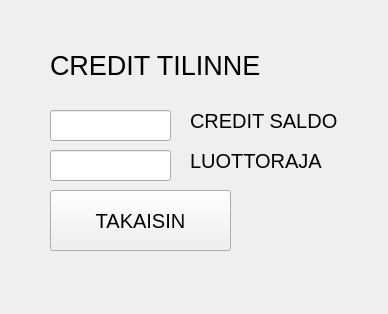
<?xml version="1.0" encoding="UTF-8"?>
<ui version="4.0">
 <class>Credit</class>
 <widget class="QWidget" name="Credit">
  <property name="geometry">
   <rect>
    <x>0</x>
    <y>0</y>
    <width>388</width>
    <height>314</height>
   </rect>
  </property>
  <property name="windowTitle">
   <string>Form</string>
  </property>
  <widget class="QLabel" name="CR_label_otsikko">
   <property name="geometry">
    <rect>
     <x>50</x>
     <y>20</y>
     <width>231</width>
     <height>91</height>
    </rect>
   </property>
   <property name="font">
    <font>
     <pointsize>20</pointsize>
    </font>
   </property>
   <property name="text">
    <string>CREDIT TILINNE</string>
   </property>
  </widget>
  <widget class="QLineEdit" name="CR_line_saldo">
   <property name="geometry">
    <rect>
     <x>50</x>
     <y>110</y>
     <width>121</width>
     <height>31</height>
    </rect>
   </property>
  </widget>
  <widget class="QLineEdit" name="CR_line_luottoraja">
   <property name="geometry">
    <rect>
     <x>50</x>
     <y>150</y>
     <width>121</width>
     <height>31</height>
    </rect>
   </property>
  </widget>
  <widget class="QLabel" name="CR_label_saldo">
   <property name="geometry">
    <rect>
     <x>190</x>
     <y>110</y>
     <width>161</width>
     <height>21</height>
    </rect>
   </property>
   <property name="font">
    <font>
     <pointsize>15</pointsize>
    </font>
   </property>
   <property name="text">
    <string>CREDIT SALDO</string>
   </property>
  </widget>
  <widget class="QLabel" name="CR_label_luottoraja">
   <property name="geometry">
    <rect>
     <x>190</x>
     <y>150</y>
     <width>171</width>
     <height>21</height>
    </rect>
   </property>
   <property name="font">
    <font>
     <pointsize>15</pointsize>
    </font>
   </property>
   <property name="text">
    <string>LUOTTORAJA</string>
   </property>
  </widget>
  <widget class="QPushButton" name="CR_button_takaisin">
   <property name="geometry">
    <rect>
     <x>50</x>
     <y>190</y>
     <width>181</width>
     <height>61</height>
    </rect>
   </property>
   <property name="font">
    <font>
     <pointsize>15</pointsize>
    </font>
   </property>
   <property name="text">
    <string>TAKAISIN</string>
   </property>
  </widget>
 </widget>
 <resources/>
 <connections/>
</ui>
